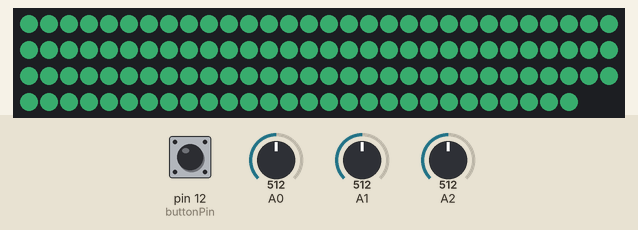
This sketch was run on a simulated Arduino Uno, built with avr-gcc and run on an emulated ATmega328P. On the bench: 118 RGB LEDs in strip order, left to right, continuing on the next row. The inputs (shaded band) are chosen by the test bench; at power-on: pin 12 (buttonPin) LOW, A0 = 512, A1 = 512, A2 = 512. Dim RGB values are drawn brighter than linear.

Above: at 1.2 s.
1.3 s: pin 12 (buttonPin) pulled HIGH for 3.2 s
At 4.39 s:
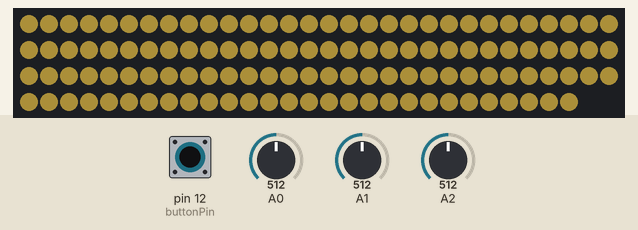
6.0 s: A0 set to 716
At 6.5 s:
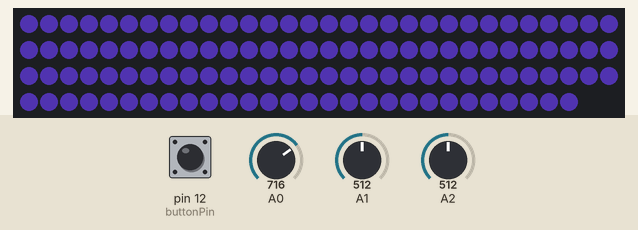
7.5 s: A1 set to 306
9.0 s: A2 set to 0
At 10.0 s:
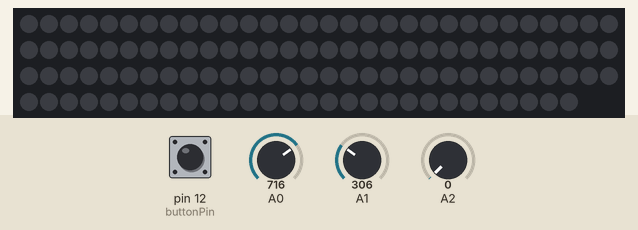
10.5 s: A2 set to 122
At 11.1 s:
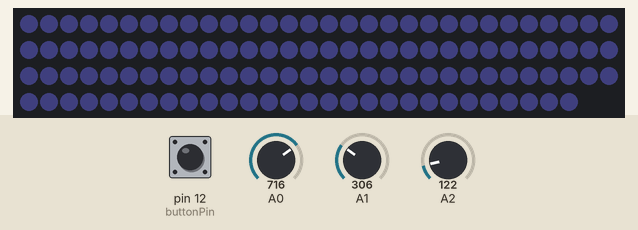
12.0 s: pin 12 (buttonPin) pulled HIGH for 0.15 s
Timing chart, 0 to 14.6 s (numbered marks = the images above; inputs shaded):
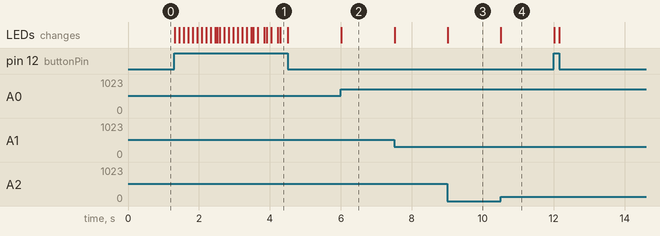

Measured:
- after the input at 1.3 s, the LEDs: first change at once (image 1 shows a later state)
- after the input at 6.0 s, the LEDs: change at once (image 2)
- after the input at 9.0 s, the LEDs: change at once (image 3)
- after the input at 10.5 s, the LEDs: change at once (image 4)

The sketch:

monitorLight.ino
```cpp
#include <FastLED.h>  // Подключаем библиотеку
#define NUM_LEDS 118  // Указываем количество светодиодов на ленте
#define PIN 13        // Указываем пин для подключения ленты

const int buttonPin = 12; // Подключена кнопка, подает логическую "1", константа buttonPin

CRGB leds[NUM_LEDS];     // Массив, где хранятся цвета каждого светодиода
uint8_t hue = 0;
int hue_m;              // Hue переменный регулятор
int sat_m;              // Saturation переменный регулятор
int val_m;              // Value переменный регулятор

void setup()
{
FastLED.addLeds <WS2812, PIN, GRB>(leds, NUM_LEDS).setCorrection(TypicalLEDStrip);  // Основные настройки для адресной ленты
FastLED.setBrightness(255);                                                         // Задать яркость
pinMode(buttonPin, INPUT);                                                          // Режим работы цифрового входа D12
}

void loop()
{

hue_m = analogRead (A0);                // Читаем состояние аналогового входа А0, записываем в переменную hue_m
hue_m = map(hue_m, 0, 1023, 0, 255);    // Преобразуем пропорционально из 0-1023 в 0-255

sat_m = analogRead (A1);                // Читаем состояние аналогового входа А1, записываем в переменную sat_m
sat_m = map(sat_m, 0, 1023, 0, 255);    // Преобразуем пропорционально из 0-1023 в 0-255

val_m = analogRead (A2);                // Читаем состояние аналогового входа А2, записываем в переменную val_m
val_m = map(val_m, 0, 1023, 0, 255);    // Преобразуем пропорционально из 0-1023 в 0-255

int buttonState = digitalRead(buttonPin);   // Объявляем переменную buttonState

if(buttonState == HIGH)                     // Если значение buttonState = высокое
{
for (int i = 0; i < NUM_LEDS; i++)
{
leds[i] = CHSV(hue, sat_m, val_m);
}
EVERY_N_MILLISECONDS(60){hue++;}
}
else                                        // Если не выполняется условие buttonState = высокое
{
for (int i = 0; i < NUM_LEDS; i++)
{
leds[i] = CHSV(hue_m, sat_m, val_m);
}
}
FastLED.show();
}
```
